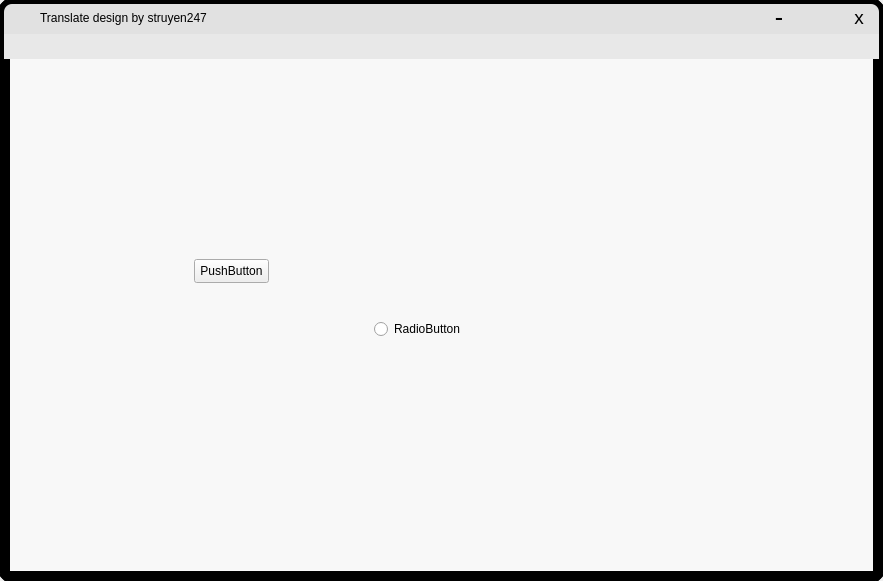
<?xml version="1.0" encoding="UTF-8"?>
<ui version="4.0">
 <class>MainWindow</class>
 <widget class="QMainWindow" name="MainWindow">
  <property name="geometry">
   <rect>
    <x>0</x>
    <y>0</y>
    <width>883</width>
    <height>581</height>
   </rect>
  </property>
  <property name="windowTitle">
   <string>MainWindow</string>
  </property>
  <property name="styleSheet">
   <string notr="true"/>
  </property>
  <widget class="QWidget" name="centralwidget">
   <property name="styleSheet">
    <string notr="true">#centralwidget {
	background-color: rgb(248, 248, 248);
	border: 10px solid #000;
	border-radius: 8px;
}</string>
   </property>
   <layout class="QVBoxLayout" name="verticalLayout">
    <property name="spacing">
     <number>0</number>
    </property>
    <property name="leftMargin">
     <number>4</number>
    </property>
    <property name="topMargin">
     <number>4</number>
    </property>
    <property name="rightMargin">
     <number>4</number>
    </property>
    <property name="bottomMargin">
     <number>4</number>
    </property>
    <item>
     <widget class="QFrame" name="headers">
      <property name="minimumSize">
       <size>
        <width>0</width>
        <height>55</height>
       </size>
      </property>
      <property name="maximumSize">
       <size>
        <width>16777215</width>
        <height>55</height>
       </size>
      </property>
      <property name="styleSheet">
       <string notr="true">#headers {
	background-color: #e1e1e1;
	color: #ababab;
	border-top-left-radius: 8px;
	border-top-right-radius: 8px;
}

QPushButton {
	border: 0px solid;
}

QPushButton:hover {
	background-color: #d8d8d8;
}

QPushButton:pressed {
	background-color: #e1e1e1;
	border: 0px solid;
}

QToolButton {
	background-color: #e8e8e8;
	border: 0px solid;
	border-radius: 5px;
}
QToolButton:hover {
	background-color: #d8d8d8;
}</string>
      </property>
      <layout class="QVBoxLayout" name="verticalLayout_2" stretch="9,0">
       <property name="spacing">
        <number>0</number>
       </property>
       <property name="leftMargin">
        <number>0</number>
       </property>
       <property name="topMargin">
        <number>0</number>
       </property>
       <property name="rightMargin">
        <number>0</number>
       </property>
       <property name="bottomMargin">
        <number>0</number>
       </property>
       <item>
        <layout class="QHBoxLayout" name="headers_first_layouts">
         <property name="spacing">
          <number>0</number>
         </property>
         <property name="leftMargin">
          <number>6</number>
         </property>
         <property name="rightMargin">
          <number>0</number>
         </property>
         <item alignment="Qt::AlignHCenter">
          <widget class="QLabel" name="app_logo">
           <property name="minimumSize">
            <size>
             <width>20</width>
             <height>20</height>
            </size>
           </property>
           <property name="maximumSize">
            <size>
             <width>20</width>
             <height>20</height>
            </size>
           </property>
           <property name="styleSheet">
            <string notr="true"/>
           </property>
           <property name="text">
            <string/>
           </property>
           <property name="pixmap">
            <pixmap>assects/icon/logo.png</pixmap>
           </property>
           <property name="scaledContents">
            <bool>true</bool>
           </property>
           <property name="alignment">
            <set>Qt::AlignCenter</set>
           </property>
          </widget>
         </item>
         <item>
          <spacer name="horizontalSpacer_2">
           <property name="orientation">
            <enum>Qt::Horizontal</enum>
           </property>
           <property name="sizeType">
            <enum>QSizePolicy::Preferred</enum>
           </property>
           <property name="sizeHint" stdset="0">
            <size>
             <width>10</width>
             <height>20</height>
            </size>
           </property>
          </spacer>
         </item>
         <item alignment="Qt::AlignHCenter">
          <widget class="QLabel" name="label">
           <property name="text">
            <string>Translate design by struyen247</string>
           </property>
          </widget>
         </item>
         <item>
          <spacer name="horizontalSpacer">
           <property name="orientation">
            <enum>Qt::Horizontal</enum>
           </property>
           <property name="sizeHint" stdset="0">
            <size>
             <width>40</width>
             <height>20</height>
            </size>
           </property>
          </spacer>
         </item>
         <item>
          <widget class="QPushButton" name="app_minimize">
           <property name="minimumSize">
            <size>
             <width>40</width>
             <height>27</height>
            </size>
           </property>
           <property name="maximumSize">
            <size>
             <width>40</width>
             <height>27</height>
            </size>
           </property>
           <property name="font">
            <font>
             <pointsize>19</pointsize>
            </font>
           </property>
           <property name="text">
            <string>-</string>
           </property>
          </widget>
         </item>
         <item>
          <widget class="QPushButton" name="app_maximize">
           <property name="minimumSize">
            <size>
             <width>40</width>
             <height>27</height>
            </size>
           </property>
           <property name="maximumSize">
            <size>
             <width>40</width>
             <height>27</height>
            </size>
           </property>
           <property name="font">
            <font>
             <pointsize>12</pointsize>
             <bold>true</bold>
            </font>
           </property>
           <property name="text">
            <string/>
           </property>
           <property name="icon">
            <iconset>
             <normaloff>assects/icon/maximize.png</normaloff>assects/icon/maximize.png</iconset>
           </property>
          </widget>
         </item>
         <item>
          <widget class="QPushButton" name="app_close">
           <property name="minimumSize">
            <size>
             <width>40</width>
             <height>27</height>
            </size>
           </property>
           <property name="maximumSize">
            <size>
             <width>40</width>
             <height>27</height>
            </size>
           </property>
           <property name="font">
            <font>
             <family>Arial</family>
             <pointsize>14</pointsize>
             <bold>false</bold>
            </font>
           </property>
           <property name="styleSheet">
            <string notr="true">
#app_close {
	border-top-right-radius: 8px;
}
#app_close:hover {
	background-color: #f12121;
}</string>
           </property>
           <property name="text">
            <string>x</string>
           </property>
          </widget>
         </item>
        </layout>
       </item>
       <item alignment="Qt::AlignBottom">
        <widget class="QFrame" name="header_second_layouts">
         <property name="minimumSize">
          <size>
           <width>0</width>
           <height>25</height>
          </size>
         </property>
         <property name="maximumSize">
          <size>
           <width>16777215</width>
           <height>25</height>
          </size>
         </property>
         <property name="styleSheet">
          <string notr="true">#headers #header_second_layouts {
	background-color: #e8e8e8;
}</string>
         </property>
         <layout class="QHBoxLayout" name="headers_seconds_layouts">
          <property name="spacing">
           <number>0</number>
          </property>
          <property name="leftMargin">
           <number>0</number>
          </property>
          <property name="topMargin">
           <number>0</number>
          </property>
          <property name="rightMargin">
           <number>0</number>
          </property>
          <property name="bottomMargin">
           <number>0</number>
          </property>
         </layout>
        </widget>
       </item>
      </layout>
     </widget>
    </item>
    <item>
     <widget class="QFrame" name="contents">
      <property name="minimumSize">
       <size>
        <width>0</width>
        <height>0</height>
       </size>
      </property>
      <widget class="QPushButton" name="pushButton">
       <property name="geometry">
        <rect>
         <x>190</x>
         <y>200</y>
         <width>75</width>
         <height>24</height>
        </rect>
       </property>
       <property name="text">
        <string>PushButton</string>
       </property>
      </widget>
      <widget class="QRadioButton" name="radioButton">
       <property name="geometry">
        <rect>
         <x>370</x>
         <y>260</y>
         <width>89</width>
         <height>20</height>
        </rect>
       </property>
       <property name="text">
        <string>RadioButton</string>
       </property>
      </widget>
     </widget>
    </item>
   </layout>
  </widget>
  <action name="actionNew">
   <property name="text">
    <string>New</string>
   </property>
  </action>
  <action name="actionNew_2">
   <property name="text">
    <string>New</string>
   </property>
  </action>
  <action name="actionEdiw">
   <property name="text">
    <string>Ediw</string>
   </property>
  </action>
  <action name="actionnew">
   <property name="text">
    <string>new</string>
   </property>
  </action>
  <action name="actionopen">
   <property name="text">
    <string>open</string>
   </property>
  </action>
 </widget>
 <resources>
  <include location="assects/icon/icons.qrc"/>
 </resources>
 <connections/>
</ui>
